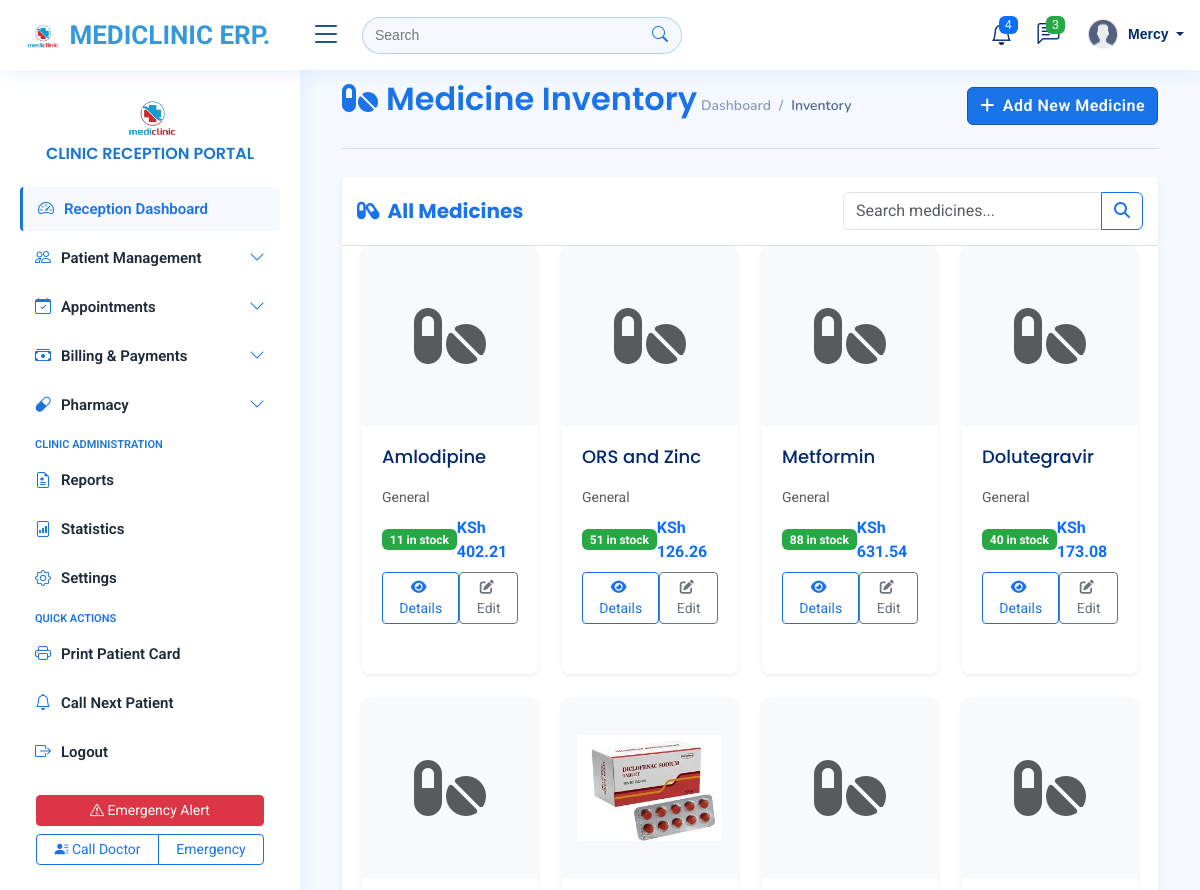
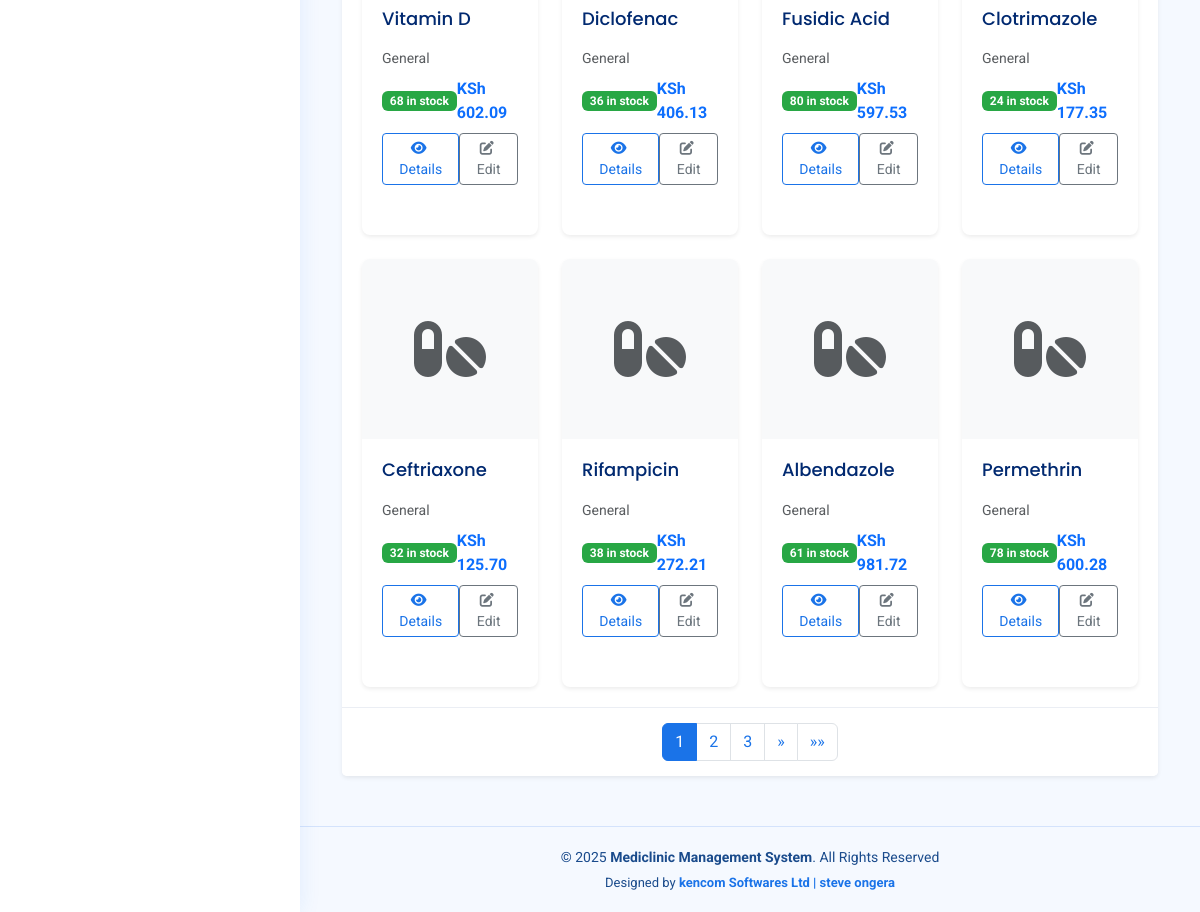
The app's page /medicine/ (signed in), older data (2 pictures, top to bottom).
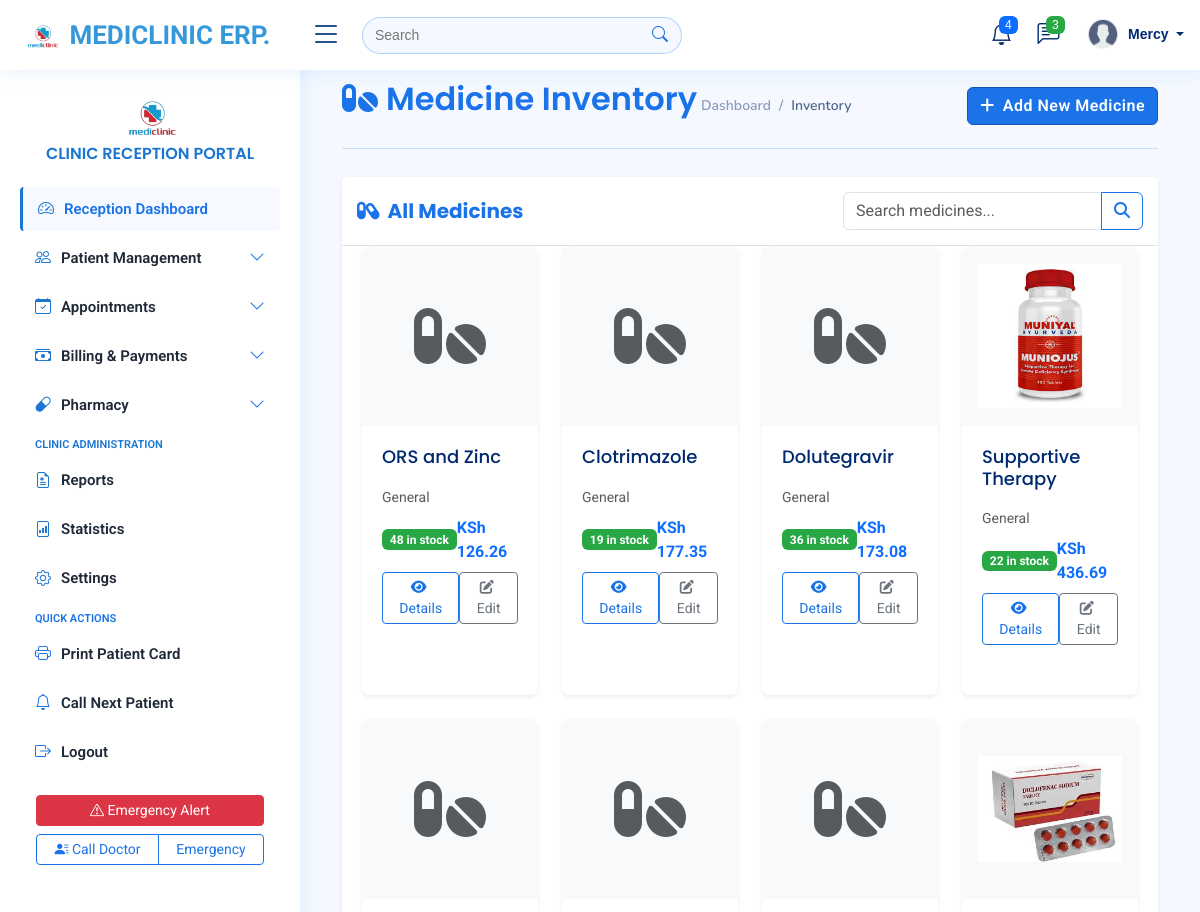
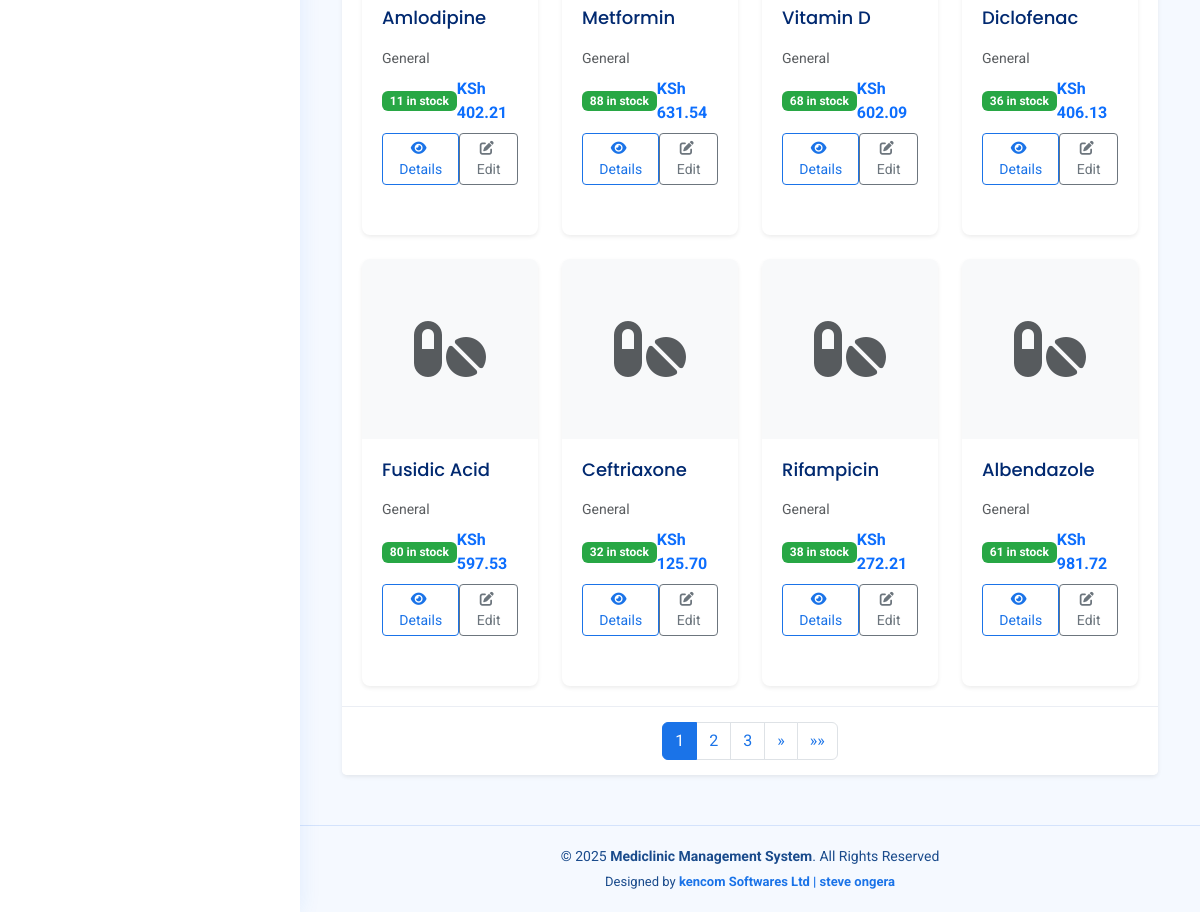
The same page, newer data (2 pictures, top to bottom).
### myapplication/models.py (models this page shows, shortened)
class User(AbstractUser):
    USER_TYPE_CHOICES = (
        ('ADMIN', 'Administrator'),
        ('DOCTOR', 'Doctor'),
        ('RECEPTIONIST', 'Receptionist'),
    )
    user_type = models.CharField(max_length=12, choices=USER_TYPE_CHOICES)
    phone_number = models.CharField(max_length=15, blank=True, null=True)
    specialization = models.CharField(max_length=100, blank=True, null=True)  # For doctors
    license_number = models.CharField(max_length=50, blank=True, null=True)  # For doctors
    is_active = models.BooleanField(default=True)

class Medicine(models.Model):
    name = models.CharField(max_length=200)
    category = models.ForeignKey('MedicineCategory', on_delete=models.SET_NULL, null=True, blank=True)
    description = models.TextField(blank=True, null=True)
    quantity_in_stock = models.PositiveIntegerField(default=0)
    unit_price = models.DecimalField(max_digits=10, decimal_places=2)
    reorder_level = models.PositiveIntegerField(default=10)
    manufacturer = models.CharField(max_length=200, blank=True, null=True)
    expiry_date = models.DateField(blank=True, null=True)
    batch_number = models.CharField(max_length=100, blank=True, null=True)
    image = models.ImageField(upload_to='medicine_images/', blank=True, null=True)  # ✅ New field
    created_at = models.DateTimeField(auto_now_add=True)
    updated_at = models.DateTimeField(auto_now=True)
    @property
    def is_low_stock(self):
        return self.quantity_in_stock <= self.reorder_level

class MedicineCategory(models.Model):
    name = models.CharField(max_length=100)
    description = models.TextField(blank=True, null=True)

### myapplication/views.py (the view)
# urls.py: path('medicine/', views.MedicineListView.as_view(), name='medicine-list'),
class MedicineListView(LoginRequiredMixin, ListView):
    model = Medicine
    template_name = 'medicines/medicine_list.html'  # This should match your template
    context_object_name = 'medicines'
    paginate_by = 12  # Display 12 medicines per page
    def get_queryset(self):
        queryset = super().get_queryset()
        category_id = self.request.GET.get('category')
        if category_id:
            queryset = queryset.filter(category_id=category_id)
        search = self.request.GET.get('search')
        if search:
            queryset = queryset.filter(name__icontains=search)
        return queryset.order_by('-updated_at')
    def get_context_data(self, **kwargs):
        context = super().get_context_data(**kwargs)
        context['categories'] = MedicineCategory.objects.all()
        return context

### templates/medicines/medicine_list.html (shortened to what this page needs)
{% extends 'base/base.html' %}
{% load static %}
{% block content %}
<div class="container-fluid">
    <div class="row mb-4">
        <div class="col-12">
            <div class="d-flex justify-content-between align-items-center">
                <div>
                    <h2 class="d-inline-block mb-0" style="color: #1a73e8;">
                        <i class="fas fa-pills me-2"></i>Medicine Inventory
                    </h2>
                    <nav aria-label="breadcrumb" class="d-none d-md-inline-block">
                        <ol class="breadcrumb">
                            <li class="breadcrumb-item"><a href="#">Dashboard</a></li>
                            <li class="breadcrumb-item active" aria-current="page">Inventory</li>
                        </ol>
                    </nav>
                </div>
                <div>
                    <a href="{% url 'medicine-create' %}" class="btn btn-primary">
                        <i class="fas fa-plus me-2"></i>Add New Medicine
                    </a>
                </div>
            </div>
            <hr class="mt-3 mb-1" style="border-color: #1a73e8; opacity: 0.2;">
        </div>
    </div>
    <div class="row">
        <div class="col-12">
            <div class="card shadow-sm border-0">
                <div class="card-header bg-white border-bottom">
                    <div class="d-flex justify-content-between align-items-center">
                        <h5 class="mb-0 fw-bold" style="color: #1a73e8;">
                            <i class="fas fa-capsules me-2"></i>All Medicines
                        </h5>
                        <div class="input-group" style="max-width: 300px;">
                            <input type="text" class="form-control" placeholder="Search medicines..." id="medicineSearch">
                            <button class="btn btn-outline-primary" type="button">
                                <i class="fas fa-search"></i>
                            </button>
                        </div>
                    </div>
                </div>
                <div class="card-body">
                    {% if medicines %}
                    <div class="row row-cols-1 row-cols-md-2 row-cols-lg-3 row-cols-xl-4 g-4">
                        {% for medicine in medicines %}
                        <div class="col">
                            <div class="card h-100 border-0 shadow-sm medicine-card">
                                <div class="card-img-top text-center p-3" style="height: 180px; background-color: #f8f9fa;">
                                    {% if medicine.image %}
                                    <img src="{{ medicine.image.url }}" alt="{{ medicine.name }}" class="img-fluid h-100" style="object-fit: contain;">
                                    {% else %}
                                    <div class="d-flex align-items-center justify-content-center h-100">
                                        <i class="fas fa-pills fa-4x text-muted"></i>
                                    </div>
                                    {% endif %}
                                </div>
                                <div class="card-body">
                                    <h5 class="card-title mb-1">{{ medicine.name }}</h5>
                                    <p class="text-muted small mb-2">
                                        {% if medicine.category %}
                                        {{ medicine.category.name }}
                                        {% else %}
                                        No category
                                        {% endif %}
                                    </p>
                                    <div class="d-flex justify-content-between align-items-center mb-2">
                                        <span class="badge {% if medicine.is_low_stock %}bg-danger{% else %}bg-success{% endif %}">
                                            {{ medicine.quantity_in_stock }} in stock
                                        </span>
                                        <span class="text-primary fw-bold">
                                            KSh {{ medicine.unit_price }}
                                        </span>
                                    </div>
                                    <div class="d-flex justify-content-between">
                                        <button class="btn btn-sm btn-outline-primary view-medicine"
                                                data-id="{{ medicine.id }}"
                                                data-bs-toggle="modal"
                                                data-bs-target="#medicineDetailModal">
                                            <i class="fas fa-eye me-1"></i> Details
                                        </button>
                                        <button class="btn btn-sm btn-outline-secondary edit-medicine"
                                                data-id="{{ medicine.id }}"
                                                data-bs-toggle="modal"
                                                data-bs-target="#editMedicineModal">
                                            <i class="fas fa-edit me-1"></i> Edit
                                        </button>
                                    </div>
                                </div>
                            </div>
                        </div>
                        {% endfor %}
                    </div>
                    {% endif %}
                </div>
                {% if is_paginated %}
                <div class="card-footer bg-white">
                    <nav aria-label="Medicine pagination">
                        <ul class="pagination justify-content-center mb-0">
                            {% for num in page_obj.paginator.page_range %}
                                {% if page_obj.number == num %}
                                <li class="page-item active">
                                    <a class="page-link" href="?page={{ num }}">{{ num }}</a>
                                </li>
                                {% elif num > page_obj.number|add:'-3' and num < page_obj.number|add:'3' %}
                                <li class="page-item">
                                    <a class="page-link" href="?page={{ num }}">{{ num }}</a>
                                </li>
                                {% endif %}
                            {% endfor %}
                            {% if page_obj.has_next %}
                            <li class="page-item">
                                <a class="page-link" href="?page={{ page_obj.next_page_number }}" aria-label="Next">
                                    <span aria-hidden="true">&raquo;</span>
                                </a>
                            </li>
                            <li class="page-item">
                                <a class="page-link" href="?page={{ page_obj.paginator.num_pages }}" aria-label="Last">
                                    <span aria-hidden="true">&raquo;&raquo;</span>
                                </a>
                            </li>
                            {% endif %}
                        </ul>
                    </nav>
                </div>
                {% endif %}
            </div>
        </div>
    </div>
</div>
{% endblock %}

### templates/base/navbar.html (shortened to what this page needs)
{% load static %}
<header id="header" class="header fixed-top d-flex align-items-center">
    <div class="d-flex align-items-center justify-content-between">
      {% if request.user.is_staff %}
        <a href="#" class="logo d-flex align-items-center">
        {% else %}
        <a href="#" class="logo d-flex align-items-center">
      {% endif %}
        <img src="{% static 'assets/img/mediclinic-logo.png'%}" alt="">
           <span class="d-none d-lg-block" style="font-family: 'Roboto', sans-serif; font-weight: 700; color: #3498db;">MEDICLINIC ERP.</span>
      </a>
      <i class="bi bi-list toggle-sidebar-btn"></i>
    </div>
    <div class="search-bar">
      <form class="search-form d-flex align-items-center"  action="/">
        <input type="text" name="query" placeholder="Search" title="Enter search keyword">
        <button type="submit" title="Search"><i class="bi bi-search"></i></button>
      </form>
    </div>
    <nav class="header-nav ms-auto">
      <ul class="d-flex align-items-center">
        <li class="nav-item dropdown">
          <a class="nav-link nav-icon" href="#" data-bs-toggle="dropdown">
            <i class="bi bi-bell"></i>
            <span class="badge bg-primary badge-number">4</span>
          </a>
            </li>
          </ul>
        <li class="nav-item dropdown">
          <a class="nav-link nav-icon" href="#" data-bs-toggle="dropdown">
            <i class="bi bi-chat-left-text"></i>
            <span class="badge bg-success badge-number">3</span>
          </a>
        </li>
        <li class="nav-item dropdown pe-3">
          <a class="nav-link nav-profile d-flex align-items-center pe-0" href="#" data-bs-toggle="dropdown">
            <img src="{% static 'assets/img/profile.png'%}" alt="Profile" class="rounded-circle">
            <span class="d-none d-md-block dropdown-toggle ps-2">
              {% if user.is_authenticated %}
                  {{ user.first_name }}
              {% else %}
                  Admin
              {% endif %}
            </span>
          </a>
        </li>
    </nav>
  </header>

Row changes from the older to the newer data that the page shows:
no longer on this page (row unchanged): Medicine: name "Permethrin", category.name "General", quantity_in_stock "78", unit_price "600.28"
changed Medicine "ORS and Zinc": quantity_in_stock "51" → "48"; moves up the list
changed Medicine "Clotrimazole": quantity_in_stock "24" → "19"; moves up the list
changed Medicine "Dolutegravir": quantity_in_stock "40" → "36"; moves up the list
now on this page (row edited): Medicine: image (picture), name "Supportive Therapy", category.name "General", quantity_in_stock "22", unit_price "436.69"
